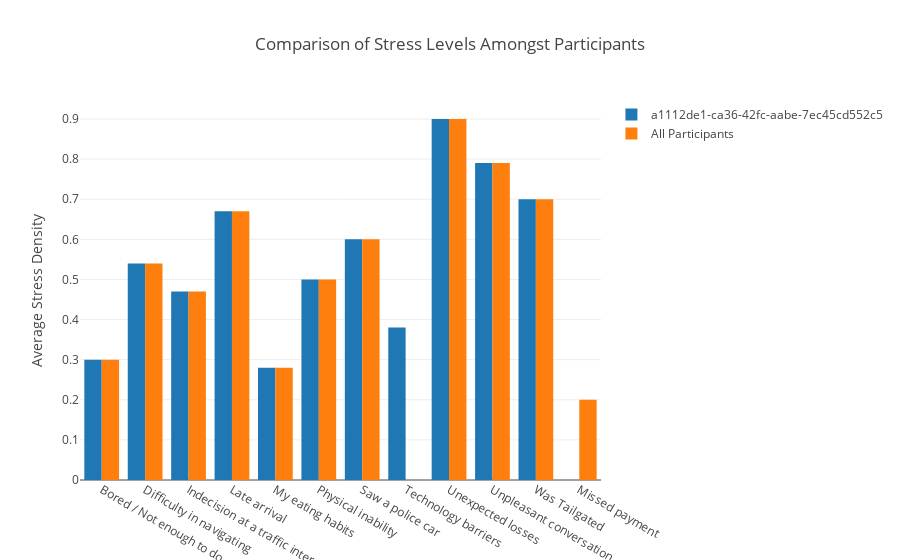

Notebook cell for this chart:
### Markdown cell above
## Compare stress data among participants(s)

There are instances where you may want to compare a participant's values with the population values.  This chart shows the breakdown of average stress induced by each of the sub-categories for a particular participant (`a1112de1-ca36-42fc-aabe-7ec45cd552c5`) when compared with the whole study population.  You can alter the command by changing the `usr_id` to `b1117354-ce48-4325-b2e3-78b0cc932819` or by changing the `x_axis_column` to `stresser_main`.  In the latter case, the graph should match the one directly above due to there only being two participants in the demonstration data.

### Code cell
stress_stream.plot_stress_comparison(x_axis_column="stresser_sub",usr_id="a1112de1-ca36-42fc-aabe-7ec45cd552c5")

### Figure 1 — Plotly figure (JSON) as saved in the notebook; plotly's stock layout.template omitted (floating-point values rounded to 4 significant figures)
{"data": [{"name": "a1112de1-ca36-42fc-aabe-7ec45cd552c5", "type": "bar", "uid": "6f862910-8bd1-4f05-a79e-af0c867118b4", "x": ["Bored / Not enough to do", "Difficulty in navigating", "Indecision at a traffic intersection", "Late arrival", "My eating habits", "Physical inability", "Saw a police car", "Technology barriers", "Unexpected losses", "Unpleasant conversation", "Was Tailgated"], "y": [0.3, 0.54, 0.47, 0.67, 0.28, 0.5, 0.6, 0.38, 0.9, 0.79, 0.7]}, {"name": "All Participants", "type": "bar", "uid": "7424fbf4-7397-44d4-bfc5-006fda958c04", "x": ["Bored / Not enough to do", "Difficulty in navigating", "Indecision at a traffic intersection", "Late arrival", "Missed payment", "My eating habits", "Physical inability", "Saw a police car", "Unexpected losses", "Unpleasant conversation", "Was Tailgated"], "y": [0.3, 0.54, 0.47, 0.67, 0.2, 0.28, 0.5, 0.6, 0.9, 0.79, 0.7]}], "layout": {"title": {"text": "Comparison of Stress Levels Amongst Participants"}, "yaxis": {"title": {"text": "Average Stress Density"}}}}
